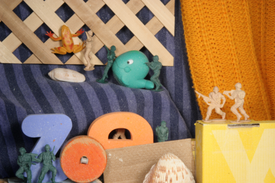
%> input picture CSE_185/Lab10/data/Army/frame10.png, 275 x 183 px, shrunk from 584 x 388 before the run
$ octave lab10.m   (GNU Octave 9; MATLAB toolbox functions it lacks are replaced by stand-ins)
%> lines starting %> are read from the running program, lines starting %| are printed output that depends on the picture
clc; close all; clear;
%% Load input images
name = 'Army';
% name = 'Backyard';
% name = 'Mequon';
img1 = im2double(imread(fullfile('data', name, 'frame10.png')));
img2 = im2double(imread(fullfile('data', name, 'frame11.png')));
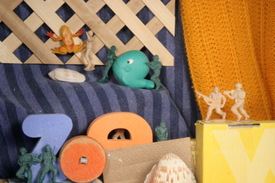
%> input picture CSE_185/Lab10/data/Army/frame11.png, 275 x 183 px, shrunk from 584 x 388 before the run

%% parameters
window_size = 45;
k = 1; % number of iterations

w = floor(window_size/2);
shift = w + 10;


%% convert to gray-scale
I1 = rgb2gray(img1);
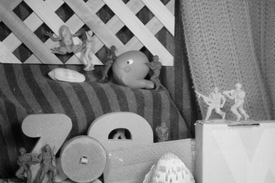
%> I1: size 183x275 double; min 0.00275, max 0.943, mean 0.51
I2 = rgb2gray(img2);
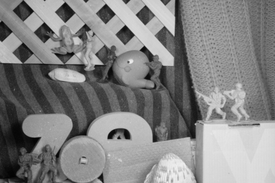
%> I2: size 183x275 double; min 0.00595, max 0.946, mean 0.515

%% compute gradients
Ix_m = imfilter(I1, [1 -1;  1 -1], 'replicate');
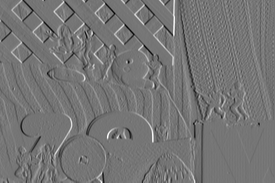
%> Ix_m: size 183x275 double; min -0.803, max 0.933, mean -0.00199; drawn with min black and max white
Iy_m = imfilter(I1, [1  1; -1 -1], 'replicate');
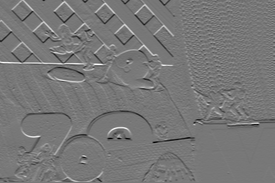
%> Iy_m: size 183x275 double; min -0.894, max 1.01, mean -0.000403; drawn with min black and max white


%% compute optical flow
u = zeros(size(I1));
v = zeros(size(I1));

u_next = zeros(size(I1));
v_next = zeros(size(I1));

for t = 1:k
    for i = 1 + shift : size(Ix_m, 1) - shift
        for j = 1 + shift : size(Ix_m, 2) - shift

            %% extract Ix, Iy, It from local window
            Ix = Ix_m(i-w:i+w,j-w:j+w);
            Iy = Iy_m(i-w:i+w, j-w:j+w);

            i2 = round(i + v(i, j));
            j2 = round(j + u(i, j));
            It = I1(i - w : i + w, j - w : j + w) - I2(i2 - w : i2 + w, j2 - w : j2 + w);

            %% convert Ix, Iy, It to vectors
            Ix = Ix(:);
            Iy = Iy(:);
            It = It(:);

            %% construct matrix A and vector b

            A = [Ix, Iy];
            b  = - It;


            %% solve A x = b
%             x = [0, 0]; % remove this line
             x = A \ b;

            u_next(i, j) = x(1);
            v_next(i, j) = x(2);

        end
    end
    %% update flow
    u = u + u_next;
    v = v + v_next;

end
%> this loop made 1 pass
%> pass 1, `u = u + u_next;`:
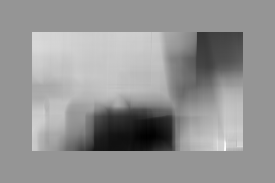
%> u: size 183x275 double; min -0.365, max 0.258, mean -0.00211; drawn with min black and max white
%> pass 1, `v = v + v_next;`:
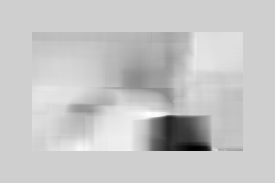
%> v: size 183x275 double; min -0.47, max 0.107, mean -0.0198; drawn with min black and max white

plot_flow(img2, u, v);
%> (this line was passed over: plot_flow is not available in this run)
h = gcf;
saveas(h, sprintf('%s_flow.png', name));
